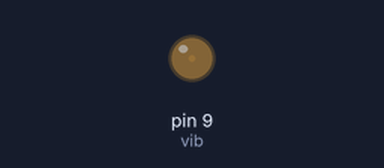
Bench run of a sketch on a simulated Arduino Uno, built with avr-gcc and run on an emulated ATmega328P. Parts: output pins drawn as LEDs (lit = HIGH).

Above: at 0.05 s.
At 0.95 s:
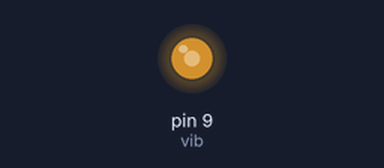
At 1.4 s:
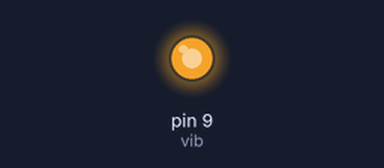
At 2.75 s:
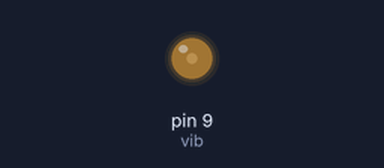
Timing chart, 0 to 7.0 s (numbered marks = the images above):
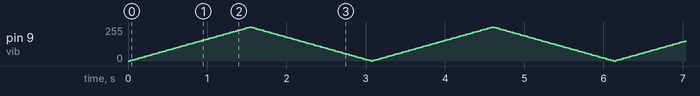

The sketch:

Fade.ino
```cpp
int vib = 9;
int strength = 0;
int fadeAmount = 5;

void setup() {
  pinMode(vib, OUTPUT);
}

void loop() {
  analogWrite(vib, strength);

  strength = strength + fadeAmount;

  if (strength <= 0 || strength >= 255) {
    fadeAmount = -fadeAmount;
  }

  delay(30);
}
```
